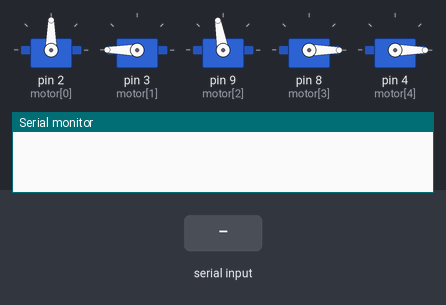
The sketch below on a simulated Arduino Uno, built with avr-gcc and run on an emulated ATmega328P. On the bench: 5 × servo, the last lines printed to the serial monitor. The inputs (shaded band) are chosen by the test bench.

Above: at 1.2 s.
1.3 s: "s90\n" received over Serial
At 3.41 s:
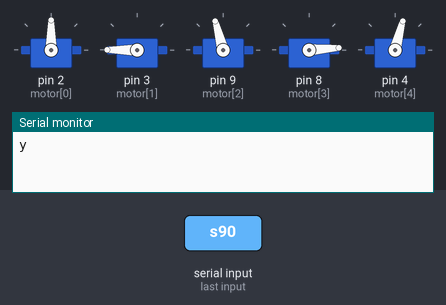
4.3 s: "i90\n" received over Serial
At 4.71 s:
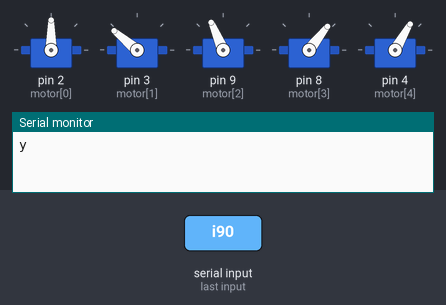
7.3 s: "i,45\n" received over Serial
At 10.09 s:
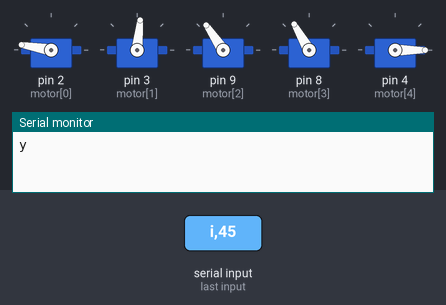
10.3 s: "h90\n" received over Serial
At 11.7 s:
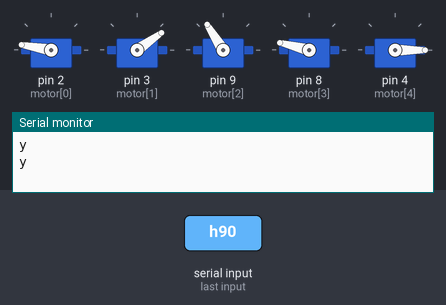
13.3 s: "s,45\n" received over Serial
At 13.65 s:
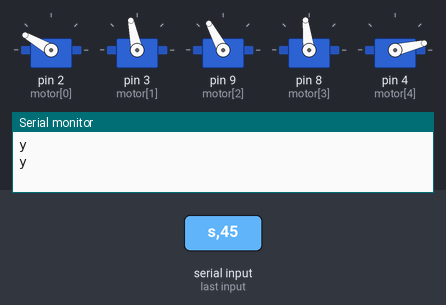
16.3 s: "i\n" received over Serial
At 16.57 s:
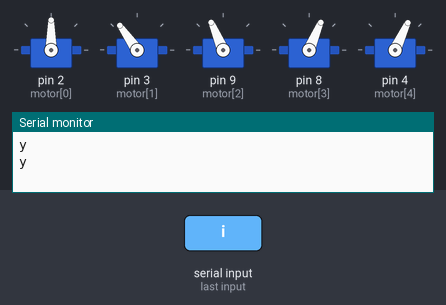
Timing chart, 0 to 22.3 s (numbered marks = the images above; inputs shaded):
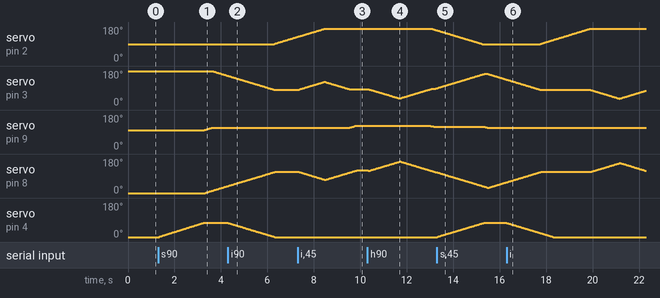

The sketch:

robotic_arm_control.ino
```cpp
#include <Servo.h>

const double pi = 3.14159265358979;
const int first_bar = 105, second_bar = 100;
const int SERVOS = 5;
const int motor[SERVOS] = {2, 3, 9, 8, 4};
const int value_init[SERVOS] = {90, 180, 100, 0, 0};

int value[SERVOS] = {0};
double x1, x2, y1, y2;
double v1, v2;
double h, v, r, p, n;
double h0, v0;

bool pick_sequence = false;
bool move_confirm = false;

Servo myservo[SERVOS];

void setup() {
    for(int i = 0; i < SERVOS; i++) {
        myservo[i].attach(motor[i]);
        value[i] = value_init[i];
    }
    Serial.begin(115200);

    h0 = h = position_x();
    v0 = v = position_y();
    r = value_init[0];
    p = value_init[4];
    n = 10;
}

void servo_move(int count) {
    for(int n = 0; n < count; n++)
        for(int i = 0; i < SERVOS; i++)
            myservo[i].write(value[i]);
}

void valueUp(int servo) {
    if(servo == 2) {
        if(value[servo] < 150) value[servo]++;
    } else {
        if(value[servo] < 180) value[servo]++;
    }
}

void valueDown(int servo) {
    if(value[servo] > 0) value[servo]--;
}

void setValue3(int set_n=10) {
    value[3] = constrain(90 - value[1] + value[2] - set_n, 0, 180);
}

double position_x(void) {
    x1 = (double)first_bar * cos(pi / 180 * value[1]);
    x2 = (double)second_bar * cos(pi / 180 * (value[1] - value[2]));
    return x1 + x2;
}

double position_y(void) {
    y1 = (double)first_bar * sin(pi / 180 * value[1]);
    y2 = (double)second_bar * sin(pi / 180 * (value[1] - value[2]));
    return y1 + y2;
}

void value_change(int benchmark_x, int benchmark_y) {
    if( abs(benchmark_x - position_x()) + abs(benchmark_y - position_y()) > 2 ) {
        double l = sqrt( (double)benchmark_x/100 * benchmark_x + (double)benchmark_y/100 * benchmark_y ) * 10;
        double first_bar_angle = acos( (first_bar * first_bar + l * l - second_bar * second_bar) / ( 2 * first_bar * l ) ) / pi * 180.0;
        double second_bar_angle = acos( (second_bar * second_bar + l * l - first_bar * first_bar ) / ( 2 * second_bar * l ) ) / pi * 180.0;
        v2 = int(first_bar_angle + second_bar_angle);
        if(benchmark_x < 0) {
            double angle = atan( (double)benchmark_x / benchmark_y ) / pi * 180.0;
            v1 = int(90 + first_bar_angle - angle);
        } else {
            double angle = atan( (double)benchmark_y / benchmark_x ) / pi * 180.0;
            v1 = int(first_bar_angle + angle);
        }
        if (l > 200) {
          v2 = 0;
          if (benchmark_x < 0) {
              v1 = int(90 + atan(abs(benchmark_x) / (double)benchmark_y) / pi * 180);
          } else {
              v1 = int(atan((double)benchmark_y/ benchmark_x) / pi * 180);
          }
        }
    }
}

void aim() {
    if(v1 > value[1]) {
        valueUp(1);
    } else if(v1 < value[1]) {
        valueDown(1);
    }
    if(v2 > value[2]) {
        valueUp(2);
    } else if(v2 < value[2]) {
        valueDown(2);
    }
}

void margin() {
    if(position_x() < h) {
        if(v2 > value[2]) {
            valueUp(2);
        } else if(v2 < value[2]) {
            valueDown(2);
        } else {
            if(v1 > value[1]) {
                valueUp(1);
            } else if(v1 < value[1]) {
                valueDown(1);
            }
        }
    } else if(position_x() > h) {
        if(v1 > value[1]) {
            valueUp(1);
        } else if(v1 < value[1]) {
            valueDown(1);
        } else {
            if(v2 > value[2]) {
                valueUp(2);
            } else if(v2 < value[2]) {
                valueDown(2);
            }
        }
    } else {
        aim();
    }
    if(value[0] < r) {
        valueUp(0);
    } else if(value[0] > r) {
        valueDown(0);
    }
    if(value[4] < p) {
        valueUp(4);
    } else if(value[4] > p) {
        valueDown(4);
    }
}

void initial() {
    while(position_x() > 100) {
        h = 80; n = 10;
        setValue3(n);
        value_change(h, v);
        margin();
        servo_move(100);
    }
    h = h0;
    v = v0;
    r = value_init[0];
    p = value_init[4];
    n = 10;
}

bool isNum(char c) {
    if(c > 47 && c < 58) return true;
    else return false;
}

void serial_read() {
    static String command = "hvrpnmis";
    if(Serial.available() > 0) {
        String inString = Serial.readStringUntil('\n');

        char c;
        String str_num = "";
        for(int i = 0; i < inString.length(); i++) {
            if(command.indexOf(inString[i] != -1)) {
                if(inString[i] == 'i') {
                    initial();
                } else if(inString[i] == 'm') {
                    serial_print();
                } else if(inString[i] == 's') {
                    pick_sequence = true;
                } else {
                    c = inString[i];
                    for(int j = i + 1; j < inString.length(); j++) {
                        if(inString[j] == 45 || isNum(inString[j])) {
                            str_num += inString[j];
                        } else {
                            i = j - 1;
                            break;
                        }
                    }
                    if(str_num != "")
                        input_value(c, str_num.toInt());
                    str_num = "";
                }
            }
        }
    }
}

void pick_object(){
    static int sequence = 1;
    switch(sequence) {
        case 1:
            p = 75;
            if(value[4] == p)
                sequence++;
            break;
        case 2:
            v = 50; h = 100;
            if(abs(position_y() - v) < 5 && abs(position_x() - h) < 5)
                sequence++;
            break;
        case 3:
            r = 170;
            if(value[0] == r)
                sequence++;
            break;
        case 4:
            v = -40;
            if(abs(position_y() - v) < 5)
                sequence++;
            break;
        case 5:
            p = 0;
            if(value[4] == p)
                sequence++;
            break;
        case 6:
            v = 50;
            if(abs(position_y() - v) < 5)
                sequence++;
            break;
        case 7:
            r = 90; v = 53; h = 90;
            if(v1 == value[1] && v2 == value[2])
                sequence++;
            break;
        case 8:
            initial();
            sequence = 1;
            pick_sequence = false;
            break;
    }
}

void input_value(char command, int num) {
    move_confirm = true;
    switch(command) {
        case 'h':
            h = constrain(num, -120, 200);
            break;
        case 'v':
            v = constrain(num, -50, 200);
            break;
        case 'r':
            r = constrain(num, 0, 180);
            break;
        case 'p':
            p = constrain(num, 0, 90);
            break;
        case 'n':
            n = constrain(num, 0, 180);
            break;
    }
}

void serial_print() {
    Serial.print("  value[0] = ");
    Serial.print(value[0]);
    Serial.print("  value[1] = ");
    Serial.print(value[1]);
    Serial.print("  value[2] = ");
    Serial.print(value[2]);
    Serial.print("  value[3] = ");
    Serial.print(value[3]);
    Serial.print("  value[4] = ");
    Serial.print(value[4]);
    Serial.print("  v1 = ");
    Serial.print(v1);
    Serial.print("  v2 = ");
    Serial.print(v2);
    Serial.print("  v3 = ");
    Serial.print(90 - value[1] + value[2]);
    Serial.print("  h = ");
    Serial.print(h);
    Serial.print("  v = ");
    Serial.print(v);
    Serial.print("  r = ");
    Serial.print(r);
    Serial.print("  p = ");
    Serial.print(p);
    Serial.print("  n = ");
    Serial.print(n);
    Serial.print("  h = ");
    Serial.println(int(position_x()));
}

void move_ready() {
    if((abs(position_x() - h) < 2) && (abs(position_y() - v) < 2)
            && r == value[0]) {
    //if(v1 == value[1] && v2 == value[2] && r == value[0]) {
        Serial.println("y");
        move_confirm = false;
    }
}

void loop() {
    if(pick_sequence)
        pick_object();
    if(move_confirm)
        move_ready();

    setValue3(n);
    value_change(h, v);

    margin();

    if(pick_sequence) {
        servo_move(80);
    } else if(position_x() > 50 && position_y() < 50) {
        servo_move(100);
    } else if(position_x() > 0 && position_y() < 100) {
        servo_move(80);
    } else {
        servo_move(50);
    }

    serial_read();
}
```

Measured:
- after the input at 1.3 s, servo on pin 3 (motor[1]): moves from 180° to 155° over 0.64 s, starting after 2.3 s; servo on pin 9 (motor[2]): moves from 100° to 113° over 0.32 s, starting after 2.0 s
- after the input at 4.3 s, servo on pin 4 (motor[4]): moves from 75° to 0° over 2.0 s, starting at once
- after the input at 7.3 s, servo on pin 9 (motor[2]): moves from 113° to 124° over 0.27 s, starting after 2.2 s
- after the input at 10.3 s, servo on pin 2 (motor[0]): 170° → 163° after 2.8 s; servo on pin 9 (motor[2]): 124° → 122° at once, → 121° 2.7 s later, → 118° 0.08 s later
- after the input at 13.3 s, servo on pin 4 (motor[4]): moves from 0° to 75° over 2.0 s, starting at once
- after the input at 16.3 s, servo on pin 9 (motor[2]): stays 113° (without the input it goes to 114° after 4.9 s)
